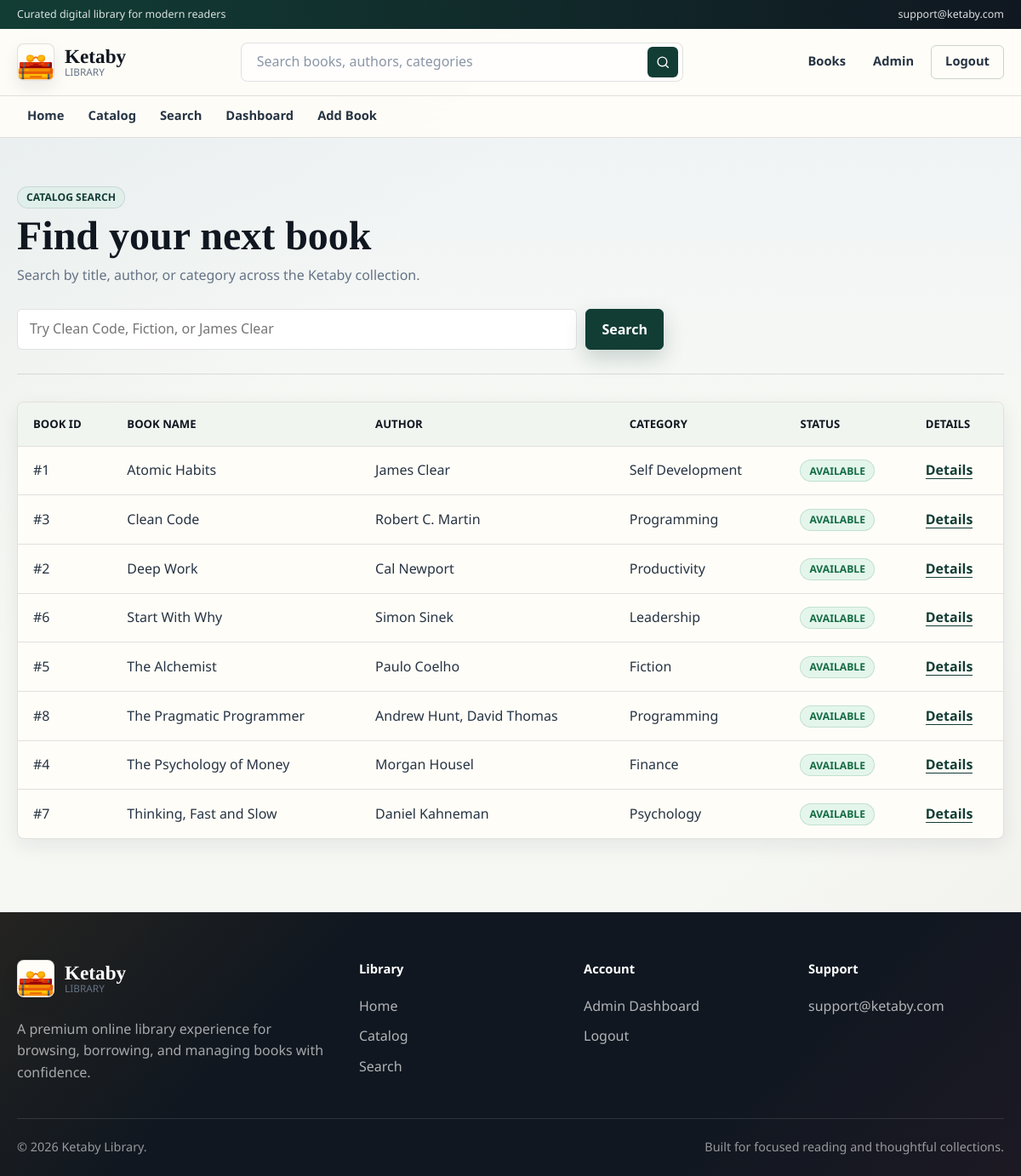
Screenshot of /search/ (signed in) with the database file from the repository.
### app_library/models.py (models this page shows, shortened)
class Book(models.Model):
    title = models.CharField(max_length=200)
    author = models.CharField(max_length=150)
    category = models.ForeignKey(Category, on_delete=models.PROTECT, related_name="books")
    description = models.TextField()
    cover_image_url = models.URLField(
        default="https://images.unsplash.com/photo-1512820790803-83ca734da794?auto=format&fit=crop&w=600&q=80"
    )
    available_copies = models.PositiveIntegerField(default=1)
    total_copies = models.PositiveIntegerField(default=1)
    created_at = models.DateTimeField(auto_now_add=True)
    class Meta:
        ordering = ["title"]
    @property
    def is_available(self):
        return self.available_copies > 0

class Category(models.Model):
    name = models.CharField(max_length=100, unique=True)
    class Meta:
        ordering = ["name"]

### app_library/views.py (the view)
# urls.py: path('search/', views.search_results, name='search_results'),
@login_required
def search_results(request):
    query = request.GET.get("query", "").strip()
    books = Book.objects.select_related("category")
    if query:
        books = books.filter(
            Q(title__icontains=query)
            | Q(author__icontains=query)
            | Q(category__name__icontains=query)
        )
    return render(request, "search_results.html", {"books": books, "query": query})

### app_library/templatetags/library_extras.py (called while the page is built)
@register.filter
def is_librarian(user):
    if not user or not user.is_authenticated:
        return False
    if user.is_staff:
        return True
    if hasattr(user, "profile"):
        return bool(getattr(user.profile, "is_librarian", False))
    return False

### app_library/templates/search_results.html (shortened to what this page needs)
{% extends "base.html" %}
{% block content %}
<section class="search-page">
    <div class="container search-hero">
        <span class="section-tag">Catalog Search</span>
        <h1>Find your next book</h1>
        <p>Search by title, author, or category across the Ketaby collection.</p>
        <form method="get" action="{% url 'search_results' %}" class="search-form">
            <input type="text" id="bookSearch" name="query" value="{{ query }}" placeholder="Try Clean Code, Fiction, or James Clear">
            <button type="submit" class="primary-btn">Search</button>
        </form>
    </div>
    <div class="container table-wrap">
        <table>
            <thead>
                <tr>
                    <th>Book ID</th>
                    <th>Book Name</th>
                    <th>Author</th>
                    <th>Category</th>
                    <th>Status</th>
                    <th>Details</th>
                </tr>
            </thead>
            <tbody>
                {% for book in books %}
                    <tr>
                        <td>#{{ book.id }}</td>
                        <td>{{ book.title }}</td>
                        <td>{{ book.author }}</td>
                        <td>{{ book.category.name }}</td>
                        <td>
                            {% if book.is_available %}
                                <span class="status available">Available</span>
                            {% else %}
                                <span class="status borrowed">Borrowed</span>
                            {% endif %}
                        </td>
                        <td><a class="table-link" href="{% url 'book_details' book.id %}">Details</a></td>
                    </tr>
                {% empty %}
                    <tr><td colspan="6">No results found.</td></tr>
                {% endfor %}
            </tbody>
        </table>
    </div>
</section>
{% endblock %}

### app_library/templates/base.html (shortened to what this page needs)
{% load static %}
{% load library_extras %}
<!DOCTYPE html>
<html lang="en">
<head>
    <link rel="stylesheet" href="{% static 'app_library/css/style.css' %}?v={% now 'U' %}">
</head>
<body>
    <header class="site-header">
        <div class="top-strip">
            <div class="container top-strip-content">
                <span>Curated digital library for modern readers</span>
                <a href="mailto:support@ketaby.com">support@ketaby.com</a>
            </div>
        </div>
        <div class="container header-main">
            <a class="brand" href="{% url 'home' %}" aria-label="Ketaby Library home">
                <span class="brand-mark">
                    <img src="{% static 'app_library/images/image.png' %}" alt="">
                </span>
                <span class="brand-copy">
                    <strong>Ketaby</strong>
                    <small>Library</small>
                </span>
            </a>
            <form class="quick-search" method="get" action="{% url 'search_results' %}">
                <input id="globalSearch" type="text" name="query" placeholder="Search books, authors, categories">
                <button type="submit" aria-label="Search">
                    <svg viewBox="0 0 24 24" aria-hidden="true">
                        <circle cx="11" cy="11" r="7"></circle>
                        <path d="M20 20l-3.5-3.5"></path>
                    </svg>
                </button>
            </form>
            <div class="header-actions">
                {% if user.is_authenticated %}
                    <a href="{% url 'books_list' %}">Books</a>
                    {% if user|is_librarian %}
                        <a href="{% url 'admin_dashboard' %}">Admin</a>
                    {% else %}
                        <a href="{% url 'user_dashboard' %}">My Library</a>
                    {% endif %}
                    <a class="btn-link btn-link-muted" href="{% url 'logout' %}">Logout</a>
                {% else %}
                    <a href="{% url 'login' %}">Login</a>
                    <a class="btn-link" href="{% url 'sign_up' %}">Create account</a>
                {% endif %}
            </div>
        </div>
        <nav class="main-nav" aria-label="Primary navigation">
            <div class="container nav-scroll">
                <a href="{% url 'home' %}">Home</a>
                <a href="{% url 'books_list' %}">Catalog</a>
                <a href="{% url 'search_results' %}">Search</a>
                {% if user.is_authenticated %}
                    {% if user|is_librarian %}
                        <a href="{% url 'admin_dashboard' %}">Dashboard</a>
                        <a href="{% url 'add_book' %}">Add Book</a>
                    {% else %}
                        <a href="{% url 'user_dashboard' %}">Dashboard</a>
                    {% endif %}
                {% endif %}
            </div>
        </nav>
    </header>
    <main class="page-content">
        {% block content %}{% endblock %}
    </main>
    <footer class="site-footer">
        <div class="container footer-content">
            <div class="footer-brand">
                <a class="brand brand-inverted" href="{% url 'home' %}">
                    <span class="brand-mark">
                        <img src="{% static 'app_library/images/image.png' %}" alt="">
                    </span>
                    <span class="brand-copy">
                        <strong>Ketaby</strong>
                        <small>Library</small>
                    </span>
                </a>
                <p>A premium online library experience for browsing, borrowing, and managing books with confidence.</p>
            </div>
            <div class="footer-links">
                <h4>Library</h4>
                <a href="{% url 'home' %}">Home</a>
                <a href="{% url 'books_list' %}">Catalog</a>
                <a href="{% url 'search_results' %}">Search</a>
            </div>
            <div class="footer-links">
                <h4>Account</h4>
                {% if user.is_authenticated %}
                    {% if user|is_librarian %}
                        <a href="{% url 'admin_dashboard' %}">Admin Dashboard</a>
                    {% else %}
                        <a href="{% url 'user_dashboard' %}">My Library</a>
                    {% endif %}
                    <a href="{% url 'logout' %}">Logout</a>
                {% else %}
                    <a href="{% url 'login' %}">Login</a>
                    <a href="{% url 'sign_up' %}">Create Account</a>
                {% endif %}
            </div>
            <div class="footer-links">
                <h4>Support</h4>
                <a href="mailto:support@ketaby.com">support@ketaby.com</a>
            </div>
        </div>
        <div class="container footer-bottom">
            <span>&copy; 2026 Ketaby Library.</span>
            <span>Built for focused reading and thoughtful collections.</span>
        </div>
    </footer>
</body>
</html>

### rows the page displays
Book: id "1", title "Atomic Habits", author "James Clear", category.name "Self Development", available_copies "AVAILABLE"
Book: id "3", title "Clean Code", author "Robert C. Martin", category.name "Programming", available_copies "AVAILABLE"
Book: id "2", title "Deep Work", author "Cal Newport", category.name "Productivity", available_copies "AVAILABLE"
Book: id "6", title "Start With Why", author "Simon Sinek", category.name "Leadership", available_copies "AVAILABLE"
Book: id "5", title "The Alchemist", author "Paulo Coelho", category.name "Fiction", available_copies "AVAILABLE"
Book: id "8", title "The Pragmatic Programmer", author "Andrew Hunt, David Thomas", category.name "Programming", available_copies "AVAILABLE"
Book: id "4", title "The Psychology of Money", author "Morgan Housel", category.name "Finance", available_copies "AVAILABLE"
Book: id "7", title "Thinking, Fast and Slow", author "Daniel Kahneman", category.name "Psychology", available_copies "AVAILABLE"
